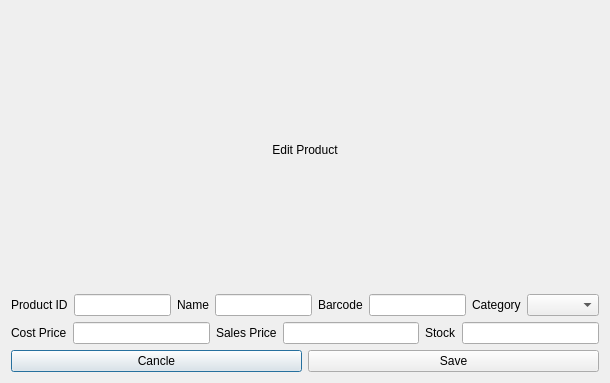
<?xml version="1.0" encoding="UTF-8"?>
<ui version="4.0">
 <class>Dialog</class>
 <widget class="QDialog" name="Dialog">
  <property name="geometry">
   <rect>
    <x>0</x>
    <y>0</y>
    <width>610</width>
    <height>383</height>
   </rect>
  </property>
  <property name="windowTitle">
   <string>Dialog</string>
  </property>
  <layout class="QVBoxLayout" name="verticalLayout">
   <item>
    <widget class="QLabel" name="label">
     <property name="text">
      <string>Edit Product</string>
     </property>
     <property name="alignment">
      <set>Qt::AlignmentFlag::AlignCenter</set>
     </property>
    </widget>
   </item>
   <item>
    <layout class="QHBoxLayout" name="horizontalLayout">
     <item>
      <widget class="QLabel" name="label_2">
       <property name="text">
        <string>Product ID</string>
       </property>
      </widget>
     </item>
     <item>
      <widget class="QLineEdit" name="PopupProductId">
       <property name="readOnly">
        <bool>true</bool>
       </property>
      </widget>
     </item>
     <item>
      <widget class="QLabel" name="label_3">
       <property name="text">
        <string>Name</string>
       </property>
      </widget>
     </item>
     <item>
      <widget class="QLineEdit" name="PopupName"/>
     </item>
     <item>
      <widget class="QLabel" name="label_4">
       <property name="text">
        <string>Barcode</string>
       </property>
      </widget>
     </item>
     <item>
      <widget class="QLineEdit" name="PopupBarcode"/>
     </item>
     <item>
      <widget class="QLabel" name="label_5">
       <property name="text">
        <string>Category</string>
       </property>
      </widget>
     </item>
     <item>
      <widget class="QComboBox" name="PopupCategory"/>
     </item>
    </layout>
   </item>
   <item>
    <layout class="QHBoxLayout" name="horizontalLayout_2">
     <item>
      <widget class="QLabel" name="label_6">
       <property name="text">
        <string>Cost Price</string>
       </property>
      </widget>
     </item>
     <item>
      <widget class="QLineEdit" name="PopupCostPrice">
       <property name="inputMethodHints">
        <set>Qt::InputMethodHint::ImhDigitsOnly</set>
       </property>
      </widget>
     </item>
     <item>
      <widget class="QLabel" name="label_7">
       <property name="text">
        <string>Sales Price</string>
       </property>
      </widget>
     </item>
     <item>
      <widget class="QLineEdit" name="PopupSalesPrice">
       <property name="inputMethodHints">
        <set>Qt::InputMethodHint::ImhDigitsOnly</set>
       </property>
      </widget>
     </item>
     <item>
      <widget class="QLabel" name="label_8">
       <property name="text">
        <string>Stock</string>
       </property>
      </widget>
     </item>
     <item>
      <widget class="QLineEdit" name="PopupStock">
       <property name="inputMethodHints">
        <set>Qt::InputMethodHint::ImhDigitsOnly</set>
       </property>
      </widget>
     </item>
    </layout>
   </item>
   <item>
    <layout class="QHBoxLayout" name="horizontalLayout_3">
     <item>
      <widget class="QPushButton" name="PopupCancleButton">
       <property name="text">
        <string>Cancle</string>
       </property>
      </widget>
     </item>
     <item>
      <widget class="QPushButton" name="PopupSaveButton">
       <property name="text">
        <string>Save</string>
       </property>
      </widget>
     </item>
    </layout>
   </item>
  </layout>
 </widget>
 <resources/>
 <connections/>
</ui>
